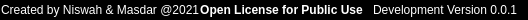
           <widget class="QFrame" name="frame_8">
            <property name="enabled">
             <bool>true</bool>
            </property>
            <property name="maximumSize">
             <size>
              <width>16777215</width>
              <height>20</height>
             </size>
            </property>
            <property name="styleSheet">
             <string notr="true">background-color: rgb(0, 0, 0);
color: rgb(255, 255, 255);</string>
            </property>
            <property name="frameShape">
             <enum>QFrame::StyledPanel</enum>
            </property>
            <property name="frameShadow">
             <enum>QFrame::Raised</enum>
            </property>
            <layout class="QHBoxLayout" name="horizontalLayout_4">
             <property name="spacing">
              <number>0</number>
             </property>
             <property name="leftMargin">
              <number>0</number>
             </property>
             <property name="topMargin">
              <number>0</number>
             </property>
             <property name="rightMargin">
              <number>0</number>
             </property>
             <property name="bottomMargin">
              <number>0</number>
             </property>
             <item>
              <widget class="QLabel" name="label_9">
               <property name="text">
                <string>Created by Niswah &amp; Masdar @2021</string>
               </property>
               <property name="alignment">
                <set>Qt::AlignLeading|Qt::AlignLeft|Qt::AlignVCenter</set>
               </property>
              </widget>
             </item>
             <item>
              <widget class="QLabel" name="label_8">
               <property name="font">
                <font>
                 <weight>75</weight>
                 <bold>true</bold>
                </font>
               </property>
               <property name="text">
                <string>Open License for Public Use</string>
               </property>
               <property name="alignment">
                <set>Qt::AlignCenter</set>
               </property>
              </widget>
             </item>
             <item>
              <widget class="QLabel" name="label_3">
               <property name="text">
                <string>   Development Version 0.0.1   </string>
               </property>
               <property name="alignment">
                <set>Qt::AlignRight|Qt::AlignTrailing|Qt::AlignVCenter</set>
               </property>
              </widget>
             </item>
            </layout>
           </widget>
